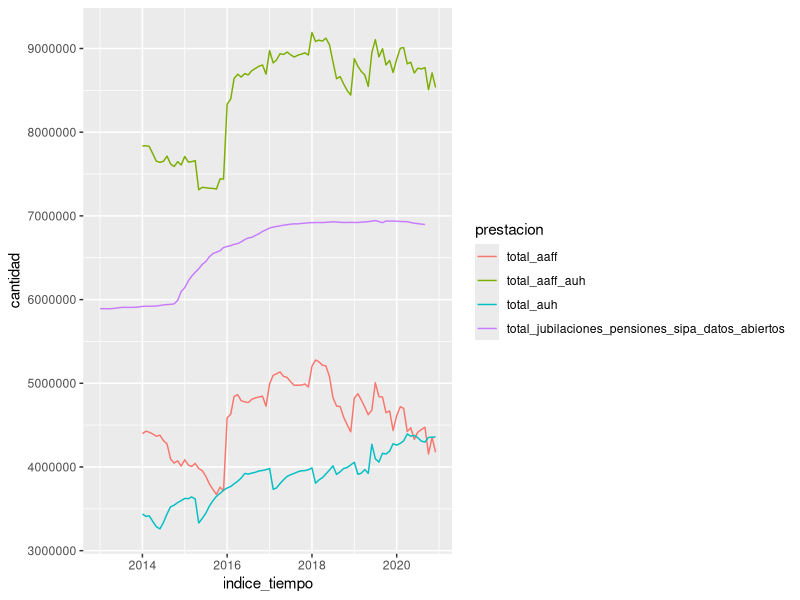
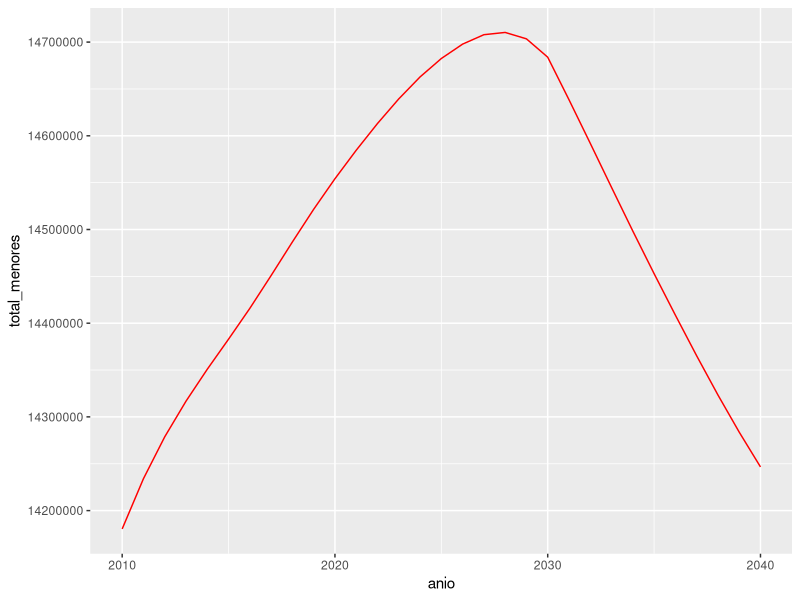

Write the R code that produced these figures, in order.
setwd("~/Diplomatura/Trabajo Final/Grupo4_Final")
library(tidyverse)
library(lubridate)
library(readxl)
options(scipen = 100)

#prestaciones_previsionales_sipa_por_tipo <- read_csv("https://infra.datos.gob.ar/catalog/sspm/dataset/189/distribution/189.1/download/prestaciones-previsionales-sipa-por-tipo.csv")

prestaciones_previsionales_sipa_por_tipo <- read_csv("data/prestaciones-previsionales-sipa-por-tipo.csv") %>% 
  filter(year(indice_tiempo) %in% c(2013:2020))


prestaciones_tidy <- prestaciones_previsionales_sipa_por_tipo %>% 
  pivot_longer(cols = -ends_with("indice_tiempo"), names_to  = "prestacion", values_to ="cantidad" ) 

grafico_prestaciones_desagredadas <- 
prestaciones_tidy %>% 
ggplot(aes(x=indice_tiempo, y = cantidad)) +
  geom_line(aes(color=prestacion))+
  guides(color=guide_legend(ncol=1))

totales_por_prestacion <- prestaciones_tidy %>% 
  group_by(prestacion) %>% 
  summarise(total = max(cantidad, na.rm = TRUE))

prestaciones_auh <- prestaciones_tidy %>% 
  filter(str_detect(prestacion, "asignacion_universal"))

grafico_prestaciones_auh <- 
prestaciones_auh %>% 
  ggplot(aes(x=indice_tiempo, y = cantidad)) +
  geom_line(aes(color=prestacion))+
  guides(color=guide_legend(ncol=1))

totales_por_tipo_auh <- prestaciones_auh %>% 
  group_by(prestacion) %>% 
  summarise(total = max(cantidad, na.rm = TRUE))

Credito_AUH_Interanual <- read_csv("data/Credito_PG19_SPG3_2009_2021.txt")

Credito_2020_por_Ubicacion <- Credito_AUH_Interanual %>% 
  filter(ejercicio_presupuestario == 2020) %>%
  group_by(impacto_presupuestario_mes, ubicacion_geografica_id,ubicacion_geografica_desc ) %>% 
  summarise(vigente = sum(credito_vigente, na.rm = TRUE ),
            pagado = sum(credito_pagado, na.rm = TRUE),
            devengado = sum(credito_devengado, na.rm = TRUE) )

grafico_evolucion_presupuesto_AUH <- 
Credito_2020_por_Ubicacion %>% 
  ggplot(aes(x=impacto_presupuestario_mes, y=devengado))+
  geom_line(aes(color=ubicacion_geografica_desc))+
  guides(color=guide_legend(ncol=1))+
  theme( plot.title.position = "plot",
         panel.border = element_blank(), panel.grid.major = element_line(colour = "grey80")
         , panel.grid.minor = element_blank(),  
         legend.direction = "vertical", legend.key.size = unit(1,"mm"), legend.key.width = unit(3,"mm"),
         legend.title = element_text(size = 9, face="bold"),
         axis.text.x = element_text(size = 7),
         strip.text.x = element_text(size = 6,face="bold"),
         strip.background = element_rect(color="black", fill="#FFE599", size=0.5, linetype="solid"))

  prestaciones_totales <- prestaciones_tidy %>% 
    filter(str_detect(prestacion, "total"))
  
  prestaciones_totales %>% 
    ggplot(aes(x=indice_tiempo, y = cantidad)) +
    geom_line(aes(color=prestacion))+
    guides(color=guide_legend(ncol=1))
  
  # incorporamos las proyecciones de población de INDEC
poblacion_por_sexo_edad <-  read_excel("data/c1_proyecciones_nac_2010_2040.xls", 
                                              sheet = "cuadro 1", skip = 4) %>% 
                              rename(anio = ...1) %>% 
                              mutate(anio = as.numeric(anio ) ) %>% 
                              filter(!is.na(anio)) %>% 
                              select(-c(...5,...6,...7))
  
  poblacion_por_edad_rango <- read_excel("data/c2_proyecciones_nac_2010_2040.xls", 
                                              skip = 5) %>% 
    rename(rangos=...1)
  
  poblacion_por_edad_rango_unisex <- poblacion_por_edad_rango %>% 
    slice(c(5:25)) %>% 
    mutate(`2010`= as.numeric(`2010`))

  poblacion_por_edad_rango_varones <- poblacion_por_edad_rango %>% 
    slice(c(35:65))
  
  poblacion_por_edad_rango_mujeres <- poblacion_por_edad_rango %>% 
    slice(c(65:85))
  
  poblacion_por_edad_rango_unisex_tidy <- poblacion_por_edad_rango_unisex %>% 
    pivot_longer(cols = is_double,names_to  = "anio", values_to = "personas" ) %>% 
    mutate()
  
  poblacion_por_edad_0_19 <- poblacion_por_edad_rango_unisex %>% 
    filter(rangos %in% c("0- 4","5-9", "10-14","15-19")) %>% 
    pivot_longer(cols = is_double,names_to  = "anio", values_to = "personas" ) %>% 
    mutate(anio = as.numeric(anio)) %>% 
    group_by(anio) %>% 
    summarise(total_menores = sum(personas)) 
  
  prestaciones_auh_julio <- prestaciones_auh %>% 
    filter(month(indice_tiempo)==7 ) %>% 
    filter(day(indice_tiempo)==1 ) %>% 
    mutate(anio=year(indice_tiempo)) %>% 
    select(-indice_tiempo)
  
  prestaciones_auh_total_menores <-  prestaciones_auh_julio %>% 
    left_join(poblacion_por_edad_0_19) %>% 
    mutate(proporcion = cantidad/total_menores)
  
  grafico_prestaciones_proporcion <- 
    prestaciones_auh_total_menores %>% 
    ggplot(aes(x=anio, y = proporcion)) +
    geom_line(aes(color=prestacion),size=2)+
    guides(color=guide_legend(ncol=1))+
    scale_color_brewer(palette="Dark2")
  
  poblacion_por_edad_0_19 %>% 
    ggplot(aes(x=anio, y=total_menores))+
    geom_line( color = "red")
  
  prestaciones_auh_aaff <- prestaciones_tidy %>% 
    filter( prestacion %in% c("total_aaff", "total_auh") ) %>% 
    filter( day(indice_tiempo)==1 ) %>% 
    filter( !is.na(cantidad) ) %>% 
    pivot_wider(names_from = prestacion, values_from = cantidad) %>% 
    mutate( anio = as.factor(year(indice_tiempo) )) 
    
  grafico_correlacion_auh_aaff <- 
  prestaciones_auh_aaff %>% 
    ggplot(aes(x=total_aaff,y=total_auh)) +
    geom_point(aes(color=anio))+
    scale_color_brewer(palette="Dark2")
  
  
  # Prestaciones por titular 
  prestaciones_por_familia <- read_excel("data/H.2.3.Total Pais. Titulares de la AUH. Hijo e Hijo Discapacitado, segun hijos a cargo.xlsx", 
                                         col_types = c("date", "numeric", "numeric", 
                                                       "numeric", "numeric", "numeric", 
                                                       "numeric"), skip = 3) %>% 
    rename( Fecha = '...1',
            Total = '...7') %>% 
    mutate( `1` = `1` / Total,
            `2` = `2` / Total,
            `3` = `3` / Total,
            `4` = `4` / Total,
            `5` = `5` / Total)
  
  glimpse(prestaciones_por_familia)
  
  prestaciones_por_familia_tidy <- prestaciones_por_familia %>% 
    pivot_longer(cols=-c("Fecha"), names_to = "cantidad_hijes", values_to = "cantidad") %>% 
    filter(cantidad_hijes != "Total")
  grafico_prestaciones_por_familia <- 
    prestaciones_por_familia_tidy %>% 
    ggplot(aes(x=Fecha, y=cantidad))+
    geom_area(aes(fill=cantidad_hijes))
  
  prestaciones_por_familia_tidy_min <- 
    prestaciones_por_familia_tidy %>% 
    filter(Fecha== min(Fecha, na.rm = TRUE ) ) %>% 
    select(cantidad_hijes,cantidad)%>% 
    rename(cantidad_min = cantidad)
  
  prestaciones_por_familia_tidy_dif <- 
    prestaciones_por_familia_tidy %>% 
    filter(Fecha== max(Fecha, na.rm = TRUE ) ) %>% 
    select(cantidad_hijes,cantidad) %>% 
    rename(cantidad_max = cantidad) %>% 
    left_join(prestaciones_por_familia_tidy_min) %>% 
    mutate(cantidad_dif = cantidad_max - cantidad_min)
  
# Prestaciones por rango de edad
  prestaciones_edad <- 
  read_excel("data/H.2.2.Total Pais. Titulares de la AUH. Hijo e Hijo Discapacitado por sexo y grupo de edad.xlsx", 
             skip = 3) %>% 
    rename(Fecha = `...1`) %>% 
    filter(!is.na(as.numeric(Fecha))) %>% 
    mutate(Fecha=as.double(Fecha)-(70*365)-19) %>%
    mutate(Fecha=as_date(Fecha,origin = lubridate::origin))
  
  as_date(41791,x = )
  
  glimpse(prestaciones_edad)
  